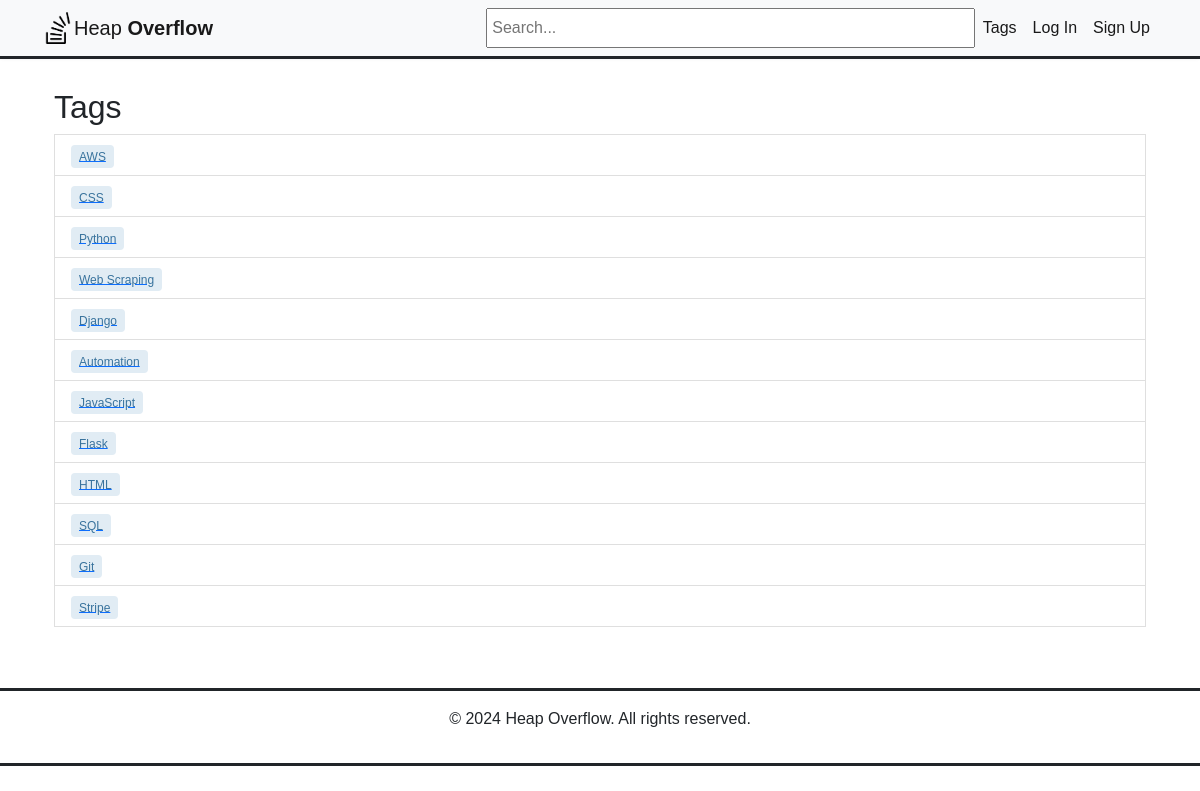
The app's page /tags/ with its own data.
### heap/models.py (models this page shows, shortened)
class Tag(models.Model):
    name = models.CharField(max_length=50, unique=True)
    created_at = models.DateTimeField(auto_now_add=True)

### heap/views.py (the view)
# urls.py: path('tags/', views.tag_list, name='tag_list'),
def tag_list(request):
    tags = Tag.objects.all()
    return render(request, 'heap/tag_list.html', {'tags': tags})

### heap/templates/heap/tag_list.html
{% extends 'heap/base.html' %}
{% block content %}
<div class="container">
    <h2>Tags</h2>
    <ul class="list-group">
        <div class="question-tags">
        {% for tag in tags %}
            <li class="list-group-item">
                <a href="{% url 'questions_by_tag' tag_id=tag.id %}"><span class="tag">{{ tag.name }}</span></a>
            </li>
        {% empty %}
            <p>No tags available.</p>
        {% endfor %}
        </div>
    </ul>
</div>
{% endblock %}

### records on screen
Tag: name "AWS"
Tag: name "CSS"
Tag: name "Python"
Tag: name "Web Scraping"
Tag: name "Django"
Tag: name "Automation"
Tag: name "JavaScript"
Tag: name "Flask"
Tag: name "HTML"
Tag: name "SQL"
Tag: name "Git"
Tag: name "Stripe"
